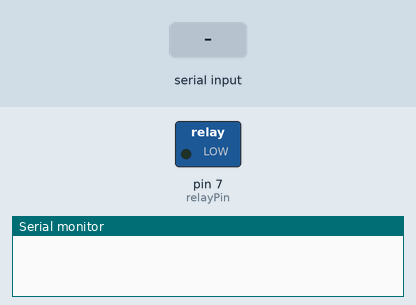
Simulated run of this sketch. Board: Arduino Uno, built with avr-gcc and run on an emulated ATmega328P. Parts: switched loads named in the sketch (green lamp = pin HIGH), the last lines printed to the serial monitor. Inputs (shaded band) come from the test bench.

Above: at 1.2 s.
1.3 s: "on" received over the second serial link
At 2.8 s:
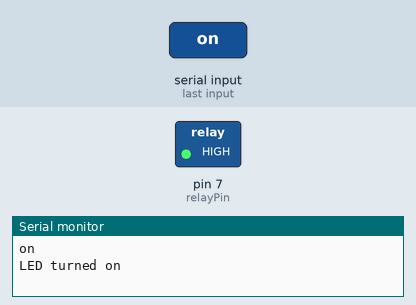
3.8 s: "off" received over the second serial link
At 5.8 s:
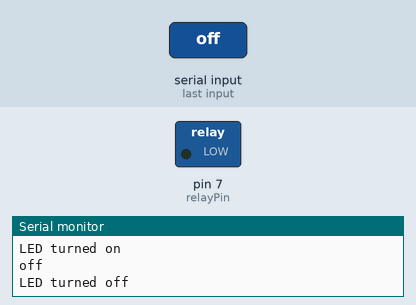
Timing chart, 0 to 7.3 s (numbered marks = the images above; inputs shaded):
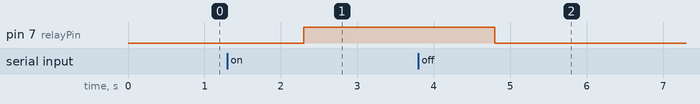

The sketch:

Relay_HC05.ino
```cpp
#include <SoftwareSerial.h>

// Set bluetooth RX and TX pins
SoftwareSerial bluetooth(10, 11);

// Set Arduino pin to transmit signal to relay
byte relayPin = 7;


void setup() {
  Serial.begin(9600);
  bluetooth.begin(9600);
  pinMode(relayPin, OUTPUT);
}

void loop() {
  String state;

  if(bluetooth.available()) {
    state = bluetooth.readString();
    Serial.println(state);

    if(state == "off") {
      digitalWrite(relayPin, LOW);
      Serial.print("LED turned off\n");
    }

    if(state == "on") {
      digitalWrite(relayPin, HIGH);
      Serial.print("LED turned on\n");
    }
  }
}
```

Measured:
- after the input at 1.3 s, pin 7 (relayPin): LOW → HIGH after 1.0 s
- after the input at 3.8 s, pin 7 (relayPin): HIGH → LOW after 1.0 s
